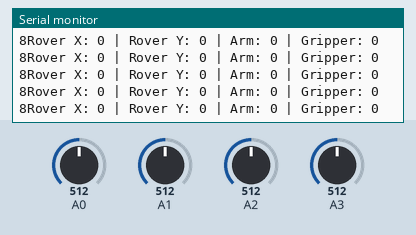
Recording of a sketch running on a simulated Arduino Uno, built with avr-gcc and run on an emulated ATmega328P. Parts: the last lines printed to the serial monitor. Inputs (shaded band) come from the test bench; at power-on: A1 = 512, A2 = 512, A0 = 512, A3 = 512. No radio packets arrive unless stated.

Above: at 7.7 s.
7.8 s: A1 set to 524
At 7.9 s:
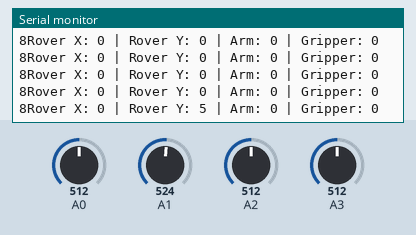
10.8 s: A1 set to 549
At 10.88 s:
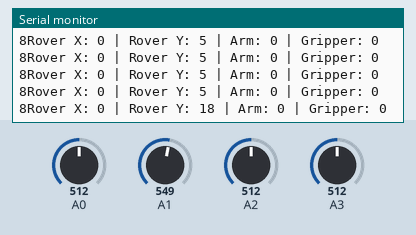
13.8 s: A2 set to 544
At 13.86 s:
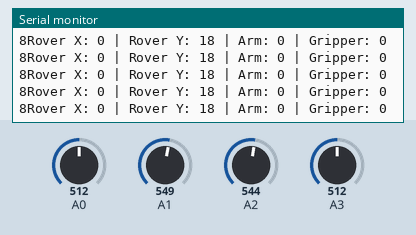
18.3 s: A2 set to 701
At 18.39 s:
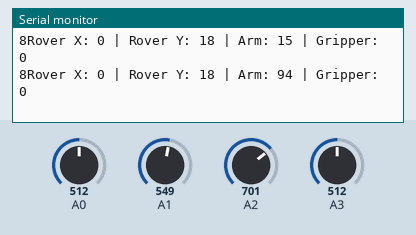
21.3 s: A2 set to 726
At 21.38 s:
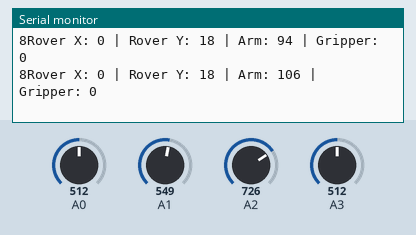
Timing chart, 0 to 24.3 s (numbered marks = the images above; inputs shaded):
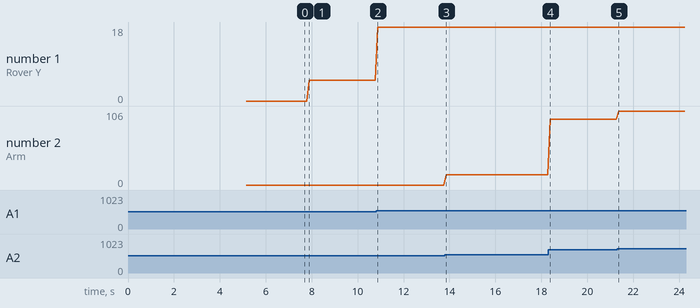

The sketch:

TX.ino
```cpp
#include <SPI.h>
#include <nRF24L01.h>
#include <RF24.h>

const uint64_t pipeOut = 0xE9E8F0F0E1LL;

RF24 radio(7, 8);

struct Signal {
   int rover_x;
  int rover_y;
  int arm;
  int gripper;
};

Signal data;

int meanX = 0, meanY = 0, meanArm = 0, meanGripper = 0;
bool meanCalculated = false;

void setup() {
  Serial.begin(9600);
  radio.begin();
  radio.openWritingPipe(pipeOut);
  radio.setAutoAck(true);
  radio.setDataRate(RF24_250KBPS);
  radio.setPALevel(RF24_PA_HIGH);
  radio.stopListening();

  calculateMean();  // Start calibration
}

void calculateMean() {
  Serial.println("Calculating joystick center positions...");

  long sumX = 0, sumY = 0, sumArm = 0, sumGripper = 0;
  int count = 0;
  unsigned long startTime = millis();

  while (millis() - startTime < 5000) {  // Run for exactly 5 seconds
    sumX += analogRead(A0);
    sumY += analogRead(A1);
    sumArm += analogRead(A2);
    sumGripper += analogRead(A3);
    count++;
    delay(10);  // Small delay to get reasonable samples
  }

  // Calculate the mean values separately
  meanX = sumX / count;
  meanY = sumY / count;
  meanArm = sumArm / count;
  meanGripper = sumGripper / count;
  meanCalculated = true;

  Serial.println("Mean values calculated! You can move the joystick now.");
  Serial.print("Mean X: "); Serial.print(meanX);
  Serial.print(" | Mean Y: "); Serial.print(meanY);
  Serial.print(" | Mean Arm: "); Serial.print(meanArm);
  Serial.print(" | Mean Gripper: "); Serial.println(meanGripper);
}

// Function to map joystick values separately
int mapJoystickValues(int val, int mean) {
  if (val > mean) {
    return map(val, mean, 1023, 0, 255);  // Map positive direction
  } else {
    return map(val, 0, mean, -255, 0);  // Map negative direction
  }
}

void loop() {
  if (!meanCalculated) return;  // Wait until mean is calculated

  data.rover_x = mapJoystickValues(analogRead(A0), meanX);
  data.rover_y = mapJoystickValues(analogRead(A1), meanY);
  data.arm = mapJoystickValues(analogRead(A2), meanArm);
  data.gripper = mapJoystickValues(analogRead(A3), meanGripper);

  // Print values
  Serial.print(sizeof(Signal));
  Serial.print("Rover X: "); Serial.print(data.rover_x);
  Serial.print(" | Rover Y: "); Serial.print(data.rover_y);
  Serial.print(" | Arm: "); Serial.print(data.arm);
  Serial.print(" | Gripper: "); Serial.println(data.gripper);

  // Send data over RF
  radio.write(&data, sizeof(Signal));

  delay(100);  // Small delay to prevent flooding the receiver
}
```

Measured:
- after the input at 7.8 s, the serial monitor: prints a new line after 0.10 s (image 1)
- after the input at 10.8 s, the serial monitor: prints a new line after 0.08 s (image 2)
- after the input at 18.3 s, the serial monitor: prints a new line after 0.09 s (image 4)
- after the input at 21.3 s, the serial monitor: prints a new line after 0.07 s (image 5)
- plotted number 1: 0 → 5 after the input at 7.8 s, 5 → 18 after the input at 10.8 s
- plotted number 2: 0 → 15 after the input at 13.8 s, 15 → 94 after the input at 18.3 s, 94 → 106 after the input at 21.3 s
